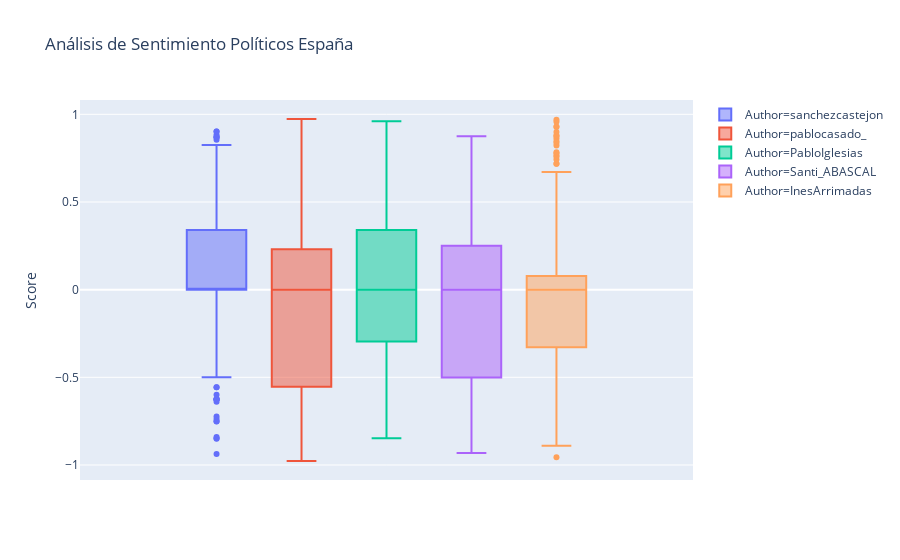

The code cell stored with this chart in its notebook:
### Code cell
fig = px.box(df, y="Score", color="Author", title="Análisis de Sentimiento Políticos España")
fig.show()

### Figure 1 — Plotly figure (JSON) as saved in the notebook; plotly's stock layout.template omitted (floating-point values rounded to 4 significant figures; data arrays with more than 128 entries replaced by an {"elided": "..."} marker saying what was removed)
{"data": [{"alignmentgroup": "True", "hoverlabel": {"namelength": 0}, "hovertemplate": "Author=sanchezcastejon<br>Score=%{y}", "legendgroup": "Author=sanchezcastejon", "marker": {"color": "#636efa"}, "name": "Author=sanchezcastejon", "notched": false, "offsetgroup": "Author=sanchezcastejon", "orientation": "v", "showlegend": true, "type": "box", "x0": " ", "xaxis": "x", "y": {"elided": "200 float values"}, "y0": " ", "yaxis": "y"}, {"alignmentgroup": "True", "hoverlabel": {"namelength": 0}, "hovertemplate": "Author=pablocasado_<br>Score=%{y}", "legendgroup": "Author=pablocasado_", "marker": {"color": "#EF553B"}, "name": "Author=pablocasado_", "notched": false, "offsetgroup": "Author=pablocasado_", "orientation": "v", "showlegend": true, "type": "box", "x0": " ", "xaxis": "x", "y": {"elided": "199 float values"}, "y0": " ", "yaxis": "y"}, {"alignmentgroup": "True", "hoverlabel": {"namelength": 0}, "hovertemplate": "Author=PabloIglesias<br>Score=%{y}", "legendgroup": "Author=PabloIglesias", "marker": {"color": "#00cc96"}, "name": "Author=PabloIglesias", "notched": false, "offsetgroup": "Author=PabloIglesias", "orientation": "v", "showlegend": true, "type": "box", "x0": " ", "xaxis": "x", "y": {"elided": "200 float values"}, "y0": " ", "yaxis": "y"}, {"alignmentgroup": "True", "hoverlabel": {"namelength": 0}, "hovertemplate": "Author=Santi_ABASCAL<br>Score=%{y}", "legendgroup": "Author=Santi_ABASCAL", "marker": {"color": "#ab63fa"}, "name": "Author=Santi_ABASCAL", "notched": false, "offsetgroup": "Author=Santi_ABASCAL", "orientation": "v", "showlegend": true, "type": "box", "x0": " ", "xaxis": "x", "y": {"elided": "200 float values"}, "y0": " ", "yaxis": "y"}, {"alignmentgroup": "True", "hoverlabel": {"namelength": 0}, "hovertemplate": "Author=InesArrimadas<br>Score=%{y}", "legendgroup": "Author=InesArrimadas", "marker": {"color": "#FFA15A"}, "name": "Author=InesArrimadas", "notched": false, "offsetgroup": "Author=InesArrimadas", "orientation": "v", "showlegend": true, "type": "box", "x0": " ", "xaxis": "x", "y": {"elided": "200 float values"}, "y0": " ", "yaxis": "y"}], "layout": {"boxmode": "group", "legend": {"tracegroupgap": 0}, "title": {"text": "Análisis de Sentimiento Políticos España"}, "xaxis": {"anchor": "y", "domain": [0, 1]}, "yaxis": {"anchor": "x", "domain": [0, 1], "title": {"text": "Score"}}}}
